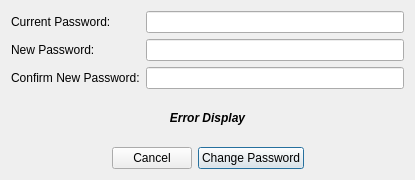
<?xml version="1.0" encoding="UTF-8"?>
<ui version="4.0">
 <class>ChangePassword</class>
 <widget class="QDialog" name="ChangePassword">
  <property name="geometry">
   <rect>
    <x>0</x>
    <y>0</y>
    <width>415</width>
    <height>180</height>
   </rect>
  </property>
  <property name="sizePolicy">
   <sizepolicy hsizetype="Fixed" vsizetype="Fixed">
    <horstretch>0</horstretch>
    <verstretch>0</verstretch>
   </sizepolicy>
  </property>
  <property name="minimumSize">
   <size>
    <width>415</width>
    <height>180</height>
   </size>
  </property>
  <property name="maximumSize">
   <size>
    <width>415</width>
    <height>180</height>
   </size>
  </property>
  <property name="windowTitle">
   <string>Dialog</string>
  </property>
  <layout class="QVBoxLayout" name="verticalLayout">
   <item>
    <layout class="QFormLayout" name="formLayout">
     <item row="0" column="0">
      <widget class="QLabel" name="label">
       <property name="text">
        <string>Current Password:</string>
       </property>
      </widget>
     </item>
     <item row="0" column="1">
      <widget class="QLineEdit" name="lineEdit_CurPW"/>
     </item>
     <item row="1" column="0">
      <widget class="QLabel" name="label_2">
       <property name="text">
        <string>New Password:</string>
       </property>
      </widget>
     </item>
     <item row="1" column="1">
      <widget class="QLineEdit" name="lineEdit_NewPW"/>
     </item>
     <item row="2" column="0">
      <widget class="QLabel" name="label_3">
       <property name="text">
        <string>Confirm New Password:</string>
       </property>
      </widget>
     </item>
     <item row="2" column="1">
      <widget class="QLineEdit" name="lineEdit_ConfirmPW"/>
     </item>
    </layout>
   </item>
   <item>
    <widget class="QLabel" name="label_ErrorDisplay">
     <property name="palette">
      <palette>
       <active>
        <colorrole role="Text">
         <brush brushstyle="SolidPattern">
          <color alpha="255">
           <red>255</red>
           <green>0</green>
           <blue>0</blue>
          </color>
         </brush>
        </colorrole>
       </active>
       <inactive>
        <colorrole role="Text">
         <brush brushstyle="SolidPattern">
          <color alpha="255">
           <red>255</red>
           <green>0</green>
           <blue>0</blue>
          </color>
         </brush>
        </colorrole>
       </inactive>
       <disabled/>
      </palette>
     </property>
     <property name="font">
      <font>
       <italic>true</italic>
       <bold>true</bold>
      </font>
     </property>
     <property name="text">
      <string>Error Display</string>
     </property>
     <property name="alignment">
      <set>Qt::AlignCenter</set>
     </property>
     <property name="wordWrap">
      <bool>true</bool>
     </property>
    </widget>
   </item>
   <item>
    <layout class="QHBoxLayout" name="horizontalLayout">
     <item>
      <spacer name="horizontalSpacer">
       <property name="orientation">
        <enum>Qt::Horizontal</enum>
       </property>
       <property name="sizeHint" stdset="0">
        <size>
         <width>40</width>
         <height>20</height>
        </size>
       </property>
      </spacer>
     </item>
     <item>
      <widget class="QPushButton" name="pushButton_Cancel">
       <property name="text">
        <string>Cancel</string>
       </property>
       <property name="autoDefault">
        <bool>false</bool>
       </property>
      </widget>
     </item>
     <item>
      <widget class="QPushButton" name="pushButton_ChangePW">
       <property name="text">
        <string>Change Password</string>
       </property>
       <property name="default">
        <bool>true</bool>
       </property>
      </widget>
     </item>
     <item>
      <spacer name="horizontalSpacer_2">
       <property name="orientation">
        <enum>Qt::Horizontal</enum>
       </property>
       <property name="sizeHint" stdset="0">
        <size>
         <width>40</width>
         <height>20</height>
        </size>
       </property>
      </spacer>
     </item>
    </layout>
   </item>
  </layout>
 </widget>
 <resources/>
 <connections/>
</ui>
